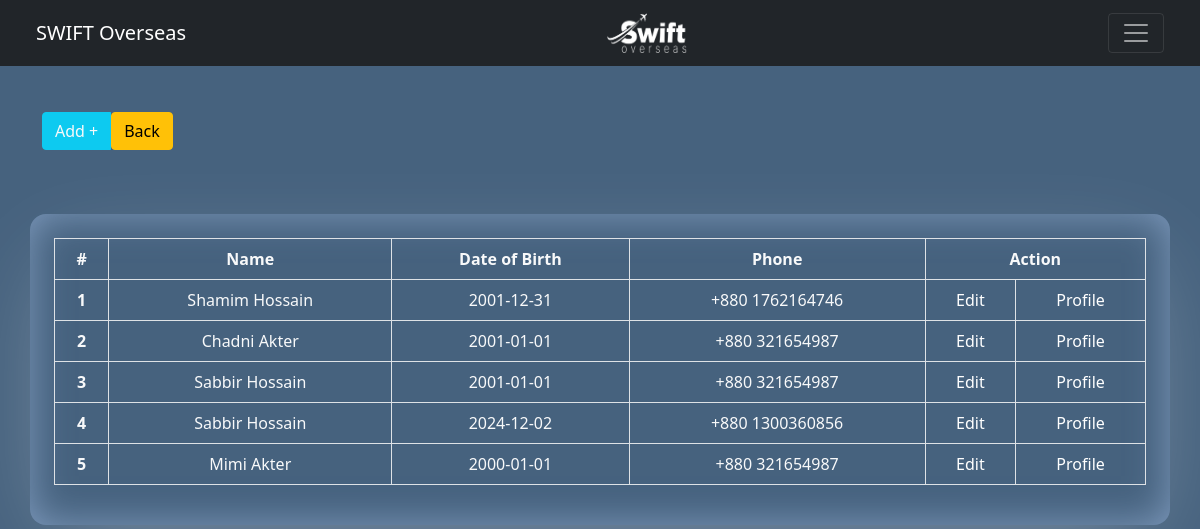
The app's page /createAccount.php with its own data.
### tables this page shows
CREATE TABLE `tb_employee_details` (
  `id` int(11) NOT NULL,
  `firstName` varchar(255) DEFAULT NULL,
  `lastName` varchar(255) DEFAULT NULL,
  `dob` date DEFAULT NULL,
  `genderid` int(11) DEFAULT NULL,
  `address` varchar(255) DEFAULT NULL,
  `phone` int(11) DEFAULT NULL,
  `fatherName` varchar(255) DEFAULT NULL,
  `motherName` varchar(255) DEFAULT NULL,
  `email` varchar(255) DEFAULT NULL,
  `nid` int(11) DEFAULT NULL,
  `emgName` varchar(255) DEFAULT NULL,
  `emgPhone` int(11) DEFAULT NULL,
  `emgRelation` varchar(255) DEFAULT NULL,
  `emgAddress` varchar(255) DEFAULT NULL,
  `joinDate` date DEFAULT NULL,
  `username` varchar(255) DEFAULT NULL,
  `password` varchar(255) DEFAULT NULL,
  `status` int(11) DEFAULT NULL,
  `account` int(11) DEFAULT NULL,
  `remark` varchar(255) DEFAULT NULL,
  `image` varchar(255) DEFAULT NULL,
  `designation` varchar(255) DEFAULT NULL
);

### createAccount.php (the view, shortened to what this page needs)
<!DOCTYPE html>
<html lang="en">
<head>
    <link href="https://cdn.jsdelivr.net/npm/bootstrap@5.0.2/dist/css/bootstrap.min.css" rel="stylesheet">
    <link rel="stylesheet" href="css/createAccount.css">
    <link rel="stylesheet" href="css/grid.css">
</head>
<body>
<?php
    include 'controller/dbconfig.php';
    include 'dashboardmenu.php';
?>
<section id="top-section"> </section><br>
<br>
<section id="button-group">
    <div class="container">
        <div class="row">
            <div class="col-md-12">
                <div class="btn-group item-center">
                    <button href="#add-new-agency-section" class="btn btn-info text-light" data-bs-toggle="collapse">Add +</button>
                    <a href="dashboard"><button type="submit" class="btn btn-warning">Back</button></a>
                </div>
            </div>
        </div>
    </div>
</section>
<section id="data-show-section" class="data-show">
    <div class="container box inner-shadow">
        <div class="row">
            <div class="col-md-12">
                <table class="table table-hover text-light table-bordered">
                    <thead>
                        <tr>
                            <th scope="col" class="text-center">#</th>
                            <th scope="col">Name</th>
                            <th scope="col">Date of Birth</th>
                            <th scope="col">Phone</th>
                            <th scope="col" colspan="2" class="text-center">Action</th>
                        </tr>
                    </thead>
                    <tbody>
                        <?php
                            $sqlData = "SELECT * FROM tb_employee_details";
                            $SQLResult = mysqli_query($conn,$sqlData);
                            $sl = 1;
                            while($row = mysqli_fetch_array($SQLResult))
                            {?>
                                <tr>
                                    <th class="text-center" scope="row"><?php echo $sl ?></th>
                                    <td><?php echo $row['firstName'].' '. $row['lastName'] ?></td>
                                    <?php $uid = $row['id'] ?>
                                    <td><?php echo $row['dob'];?></td>
                                    <td><?php echo '+880 '.$row['phone'] ?></td>
                                    <td class="text-center"><a href="createUserEdit.php?userid=<?php echo $uid; ?>">Edit</a></td>
                                    <td class="text-center"><a href="createUserView.php?userid=<?php echo $uid; ?>">Profile</a></td>
                                </tr>
                        <?php  $sl++;  }
                        ?>
                    </tbody>
                </table>
            </div>
        </div>
    </div>
</section>
</body>
</html>

### css/createAccount.css (style rules this page uses)
* { margin: 0; padding: 0; }
body { background: #46627e; }
.btn { width: 100%; }
.box { margin: 4rem auto; width: 100%; padding: 1.5rem; text-align: center; border-radius: 1rem; }
.inner-shadow { width: 100%; height: 100%; box-shadow: inset rgba(186, 214, 255, 0.5) 0px 0px 40px 0px, rgba(255, 255, 255, 0.3) 0px 30px 100px -24px; }
table tbody tr td a { text-decoration: none; color: #ffffff; }

### css/grid.css (style rules this page uses)
.row:before, .row:after { content:""; display:table; }
.row:after { clear:both; }
.row { zoom:1; }

### records on screen
tb_employee_details: firstName "Shamim", lastName "Hossain", dob "2001-12-31", phone "1762164746"
tb_employee_details: firstName "Chadni", lastName "Akter", dob "2001-01-01", phone "321654987"
tb_employee_details: firstName "Sabbir", lastName "Hossain", dob "2001-01-01", phone "321654987"
tb_employee_details: firstName "Sabbir", lastName "Hossain", dob "2024-12-02", phone "1300360856"
tb_employee_details: firstName "Mimi", lastName "Akter", dob "2000-01-01", phone "321654987"
